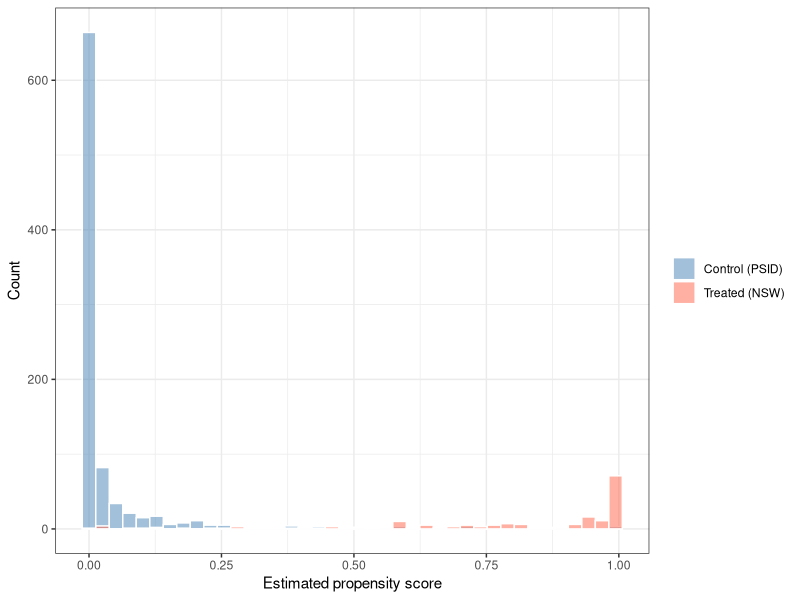
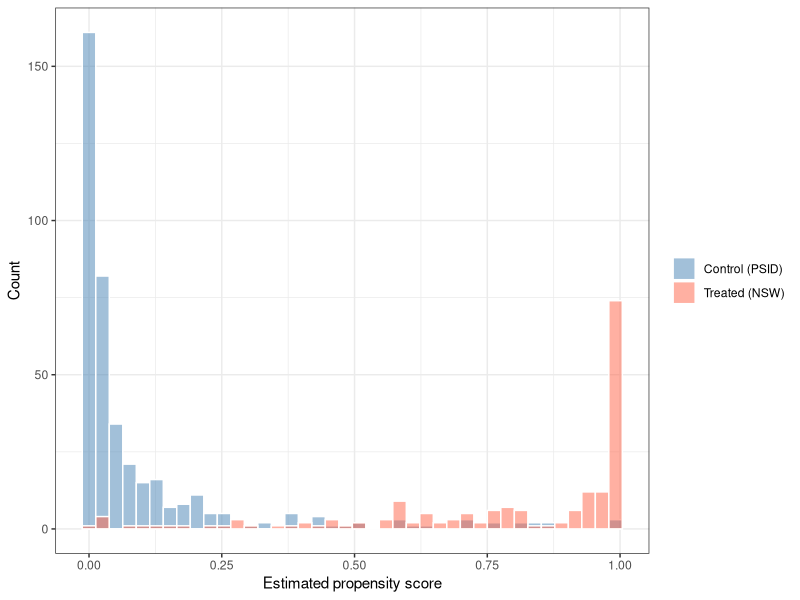

The R source for these figures, in order:
## ---- chunk 1
#| label: setup
#| include: false
library(tidyverse)
library(dplyr)
library(readxl)
library(Matching)
library(ggplot2)

nsw_dw_psid_df <- read_xls("nsw_dw_psid_small_econ440.xls")
## ---- chunk 2
#| label: q1
#| include: false
nsw_dw_psid_df <- nsw_dw_psid_df |>
  mutate(
    u74 = as.integer(re74 == 0),
    u75 = as.integer(re75 == 0)
  )
## ---- chunk 3
#| label: q2-balance
covars <- c("age", "education", "black", "hispanic", "married",
            "nodegree", "re74", "re75", "u74", "u75")

labels <- c(
  age       = "Age",
  education = "Years of education",
  black     = "Black",
  hispanic  = "Hispanic",
  married   = "Married",
  nodegree  = "No high school degree",
  re74      = "Earnings 1974",
  re75      = "Earnings 1975",
  u74       = "Unemployed 1974",
  u75       = "Unemployed 1975"
)

balance_q2 <- map_dfr(covars, function(v) {
  tt <- t.test(nsw_dw_psid_df[[v]] ~ nsw_dw_psid_df$treat)
  tibble(
    Variable     = labels[[v]],
    Treated      = tt$estimate[["mean in group 1"]],
    Control      = tt$estimate[["mean in group 0"]],
    Difference   = Treated - Control,
    `p-value`    = tt$p.value
  )
})

balance_q2 |>
  mutate(across(where(is.numeric), \(x) round(x, 3))) |>
  knitr::kable(caption = "Mean Covariates by Treatment Status (DW Data)")
## ---- chunk 4
#| label: q4
#| include: false
moda <- lm(re78 ~ treat, data = nsw_dw_psid_df)
modb <- lm(re78 ~ treat + age + education + black + hispanic + married +
             nodegree + re74 + re75 + u74 + u75, data = nsw_dw_psid_df)

control_df <- nsw_dw_psid_df |> filter(treat == 0)
modc <- lm(re78 ~ age + education + black + hispanic + married + nodegree +
             re74 + re75 + u74 + u75, data = control_df)

treated_df <- nsw_dw_psid_df |> filter(treat == 1)
y0_4c      <- predict(modc, newdata = treated_df)
att_q4c    <- mean(treated_df$re78 - y0_4c)
## ---- chunk 5
#| label: q5
#| include: false
X_full  <- nsw_dw_psid_df |> dplyr::select(all_of(covars)) |> as.matrix()
Y_full  <- nsw_dw_psid_df$re78
Tr_full <- nsw_dw_psid_df$treat

m_q5 <- Match(Y = Y_full, Tr = Tr_full, X = X_full,
              estimand = "ATT", M = 1, Weight = 1)
## ---- chunk 6
#| label: q6-logit
#| include: false
ps_mod <- glm(
  treat ~ age + I(age^2) + education + I(education^2) +
    married + nodegree + black + hispanic +
    re74 + re75 + I(re74^2) + I(re75^2) + u74:black,
  data   = nsw_dw_psid_df,
  family = binomial(link = "logit")
)

nsw_dw_psid_df <- nsw_dw_psid_df |>
  mutate(pscore = predict(ps_mod, type = "response"))
## ---- chunk 7
#| label: q7-hist
#| fig-cap: "Propensity score distributions by treatment status, full sample."
ggplot(nsw_dw_psid_df, aes(x = pscore, fill = factor(treat))) +
  geom_histogram(position = "identity", alpha = 0.5,
                 bins = 40, color = "white") +
  scale_fill_manual(values = c("0" = "steelblue", "1" = "tomato"),
                    labels = c("0" = "Control (PSID)", "1" = "Treated (NSW)"),
                    name   = NULL) +
  labs(x = "Estimated propensity score", y = "Count") +
  theme_bw()
## ---- chunk 8
#| label: q8-setup
#| include: false
ps_min <- min(nsw_dw_psid_df$pscore[nsw_dw_psid_df$treat == 1])
ps_max <- max(nsw_dw_psid_df$pscore[nsw_dw_psid_df$treat == 1])

nsw_dw_psid_df <- nsw_dw_psid_df |>
  mutate(in_overlap = pscore >= ps_min & pscore <= ps_max)

n_dropped  <- sum(nsw_dw_psid_df$treat == 0 & !nsw_dw_psid_df$in_overlap)
n_kept     <- sum(nsw_dw_psid_df$treat == 0 &  nsw_dw_psid_df$in_overlap)
overlap_df <- nsw_dw_psid_df |> filter(in_overlap)
## ---- chunk 9
#| label: q8c-table
labor_vars <- c("re74", "re75", "u74", "u75")
labor_labels <- c(re74 = "Earnings 1974", re75 = "Earnings 1975",
                  u74  = "Unemployed 1974", u75  = "Unemployed 1975")

dropped_vs_kept <- nsw_dw_psid_df |>
  filter(treat == 0) |>
  group_by(in_overlap) |>
  summarise(across(all_of(labor_vars), mean), .groups = "drop") |>
  pivot_longer(-in_overlap, names_to = "variable", values_to = "mean") |>
  pivot_wider(names_from = in_overlap, values_from = mean,
              names_prefix = "in_overlap_") |>
  mutate(Variable = labor_labels[variable]) |>
  dplyr::select(Variable, Kept = in_overlap_TRUE, Dropped = in_overlap_FALSE) |>
  mutate(across(where(is.numeric), \(x) round(x, 3)))

dropped_vs_kept |>
  knitr::kable(caption = "Average labor-market characteristics: dropped vs. kept controls")
## ---- chunk 10
#| label: q8d-balance
balance_q8 <- map_dfr(covars, function(v) {
  tibble(
    Variable   = labels[[v]],
    Treated    = mean(overlap_df[[v]][overlap_df$treat == 1]),
    Control    = mean(overlap_df[[v]][overlap_df$treat == 0]),
    Difference = Treated - Control
  )
})

balance_q8 |>
  mutate(across(where(is.numeric), \(x) round(x, 3))) |>
  knitr::kable(caption = "Mean Covariates by Treatment Status, After Imposing Overlap")
## ---- chunk 11
#| label: q9-hist
#| fig-cap: "Propensity score distributions by treatment status, overlap region only."
ggplot(overlap_df, aes(x = pscore, fill = factor(treat))) +
  geom_histogram(position = "identity", alpha = 0.5,
                 bins = 40, color = "white") +
  scale_fill_manual(values = c("0" = "steelblue", "1" = "tomato"),
                    labels = c("0" = "Control (PSID)", "1" = "Treated (NSW)"),
                    name   = NULL) +
  labs(x = "Estimated propensity score", y = "Count") +
  theme_bw()
## ---- chunk 12
#| label: q9-quantiles
detail_probs <- c(.25, .50, .75)

ps_quantiles <- overlap_df |>
  group_by(treat) |>
  summarise(
    n     = n(),
    mean  = mean(pscore),
    sd    = sd(pscore),
    as_tibble_row(quantile(pscore, probs = detail_probs)),
    .groups = "drop"
  ) |>
  mutate(Group = if_else(treat == 1, "Treated (NSW)", "Control (PSID)")) |>
  dplyr::select(Group, n, mean, sd, `25%`, `50%`, `75%`) |>
  mutate(across(where(is.numeric) & !n, \(x) round(x, 4)))

ps_quantiles |>
  knitr::kable(caption = "Summary of estimated propensity scores by treatment status, overlap region")
## ---- chunk 13
#| label: q10-setup
#| include: false
X_overlap  <- overlap_df |> dplyr::select(all_of(covars)) |> as.matrix()
Y_overlap  <- overlap_df$re78
Tr_overlap <- overlap_df$treat
X_pscore   <- overlap_df$pscore

controls_overlap <- overlap_df |> filter(treat == 0)
treated_overlap  <- overlap_df |> filter(treat == 1)
## ---- chunk 14
#| label: q10a
#| include: false
m_q10 <- Match(Y = Y_overlap, Tr = Tr_overlap, X = X_overlap,
               estimand = "ATT", M = 1, Weight = 1)
## ---- chunk 15
#| label: q10b
#| include: false
pscore_est_q10 <- Match(Y = Y_overlap, Tr = Tr_overlap, X = X_pscore,
                        estimand = "ATT", M = 1, Weight = 1)
## ---- chunk 16
#| label: q10c
#| include: false
mod_q10c <- lm(re78 ~ pscore + I(pscore^2) + I(pscore^3),
               data = controls_overlap)
y0_q10c  <- predict(mod_q10c, newdata = treated_overlap)
att_q10c <- mean(treated_overlap$re78 - y0_q10c)
## ---- chunk 17
#| label: q11a
#| include: false
m_q11a <- Match(Y = Y_overlap, Tr = Tr_overlap, X = X_overlap,
                estimand = "ATT", M = 1, Weight = 2)
## ---- chunk 18
#| label: q11b
#| include: false
m_q11b <- Match(Y = Y_overlap, Tr = Tr_overlap, X = X_overlap,
                estimand = "ATT", M = 2, Weight = 1)
## ---- chunk 19
#| label: q11c
#| include: false
m_q11c <- Match(Y = Y_overlap, Tr = Tr_overlap, X = X_overlap,
                estimand = "ATT", M = 3, Weight = 1)
## ---- chunk 20
#| label: q11d
#| include: false
m_q11d <- Match(Y = Y_overlap, Tr = Tr_overlap, X = X_pscore,
                estimand = "ATT", M = 2, Weight = 1)
## ---- chunk 21
#| label: q11e
#| include: false
m_q11e <- Match(Y = Y_overlap, Tr = Tr_overlap, X = X_pscore,
                estimand = "ATT", M = 3, Weight = 1)
## ---- chunk 22
#| label: q11f
#| include: false
mod_q11f <- lm(re78 ~ pscore, data = controls_overlap)
y0_q11f  <- predict(mod_q11f, newdata = treated_overlap)
att_q11f <- mean(treated_overlap$re78 - y0_q11f)
## ---- chunk 23
#| label: q11g
#| include: false
mod_q11g <- lm(re78 ~ pscore + I(pscore^2), data = controls_overlap)
y0_q11g  <- predict(mod_q11g, newdata = treated_overlap)
att_q11g <- mean(treated_overlap$re78 - y0_q11g)
## ---- chunk 24
#| label: q12-table
#| message: false
#| warning: false

# ----- helpers -----
star_fn <- function(est, se) {
  if (is.na(est) || is.na(se) || se <= 0) return("")
  p <- 2 * pnorm(-abs(est / se))
  if (p < 0.01) "***"
  else if (p < 0.05) "**"
  else if (p < 0.10) "*"
  else ""
}

fmt_money <- function(x) {
  formatC(x, format = "f", big.mark = ",", digits = 2)
}

# Bootstrap SE for OLS-based ATT estimators (no closed-form SE)
boot_ols_att_se <- function(data, rhs, n_boot = 1000, seed = 440) {
  set.seed(seed)
  ests <- replicate(n_boot, {
    idx  <- sample(seq_len(nrow(data)), replace = TRUE)
    d    <- data[idx, ]
    ctrl <- d[d$treat == 0, , drop = FALSE]
    trt  <- d[d$treat == 1, , drop = FALSE]
    if (nrow(ctrl) < 20 || nrow(trt) < 10) return(NA_real_)
    fmla <- as.formula(paste("re78 ~", rhs))
    mod  <- tryCatch(lm(fmla, data = ctrl), error = function(e) NULL)
    if (is.null(mod)) return(NA_real_)
    y0 <- tryCatch(predict(mod, newdata = trt), error = function(e) NA_real_)
    mean(trt$re78 - y0)
  })
  sd(ests, na.rm = TRUE)
}

# ----- pull / compute estimates and SEs -----
est_q4a <- coef(moda)["treat"]
se_q4a  <- summary(moda)$coefficients["treat", "Std. Error"]
est_q4b <- coef(modb)["treat"]
se_q4b  <- summary(modb)$coefficients["treat", "Std. Error"]
se_q4c  <- boot_ols_att_se(nsw_dw_psid_df,
                           paste(covars, collapse = " + "),
                           seed = 1)

est_q5 <- m_q5$est; se_q5 <- m_q5$se

est_q10a <- m_q10$est;          se_q10a <- m_q10$se
est_q10b <- pscore_est_q10$est; se_q10b <- pscore_est_q10$se
se_q10c  <- boot_ols_att_se(overlap_df,
                            "pscore + I(pscore^2) + I(pscore^3)",
                            seed = 2)

est_q11a <- m_q11a$est; se_q11a <- m_q11a$se
est_q11b <- m_q11b$est; se_q11b <- m_q11b$se
est_q11c <- m_q11c$est; se_q11c <- m_q11c$se
est_q11d <- m_q11d$est; se_q11d <- m_q11d$se
est_q11e <- m_q11e$est; se_q11e <- m_q11e$se
se_q11f  <- boot_ols_att_se(overlap_df, "pscore",                 seed = 3)
se_q11g  <- boot_ols_att_se(overlap_df, "pscore + I(pscore^2)",   seed = 4)

# ----- assemble table -----
make_rows <- function(name, est, se) {
  s <- star_fn(est, se)
  tibble(
    Estimator      = c(name, ""),
    `ATT Estimate` = c(paste0(fmt_money(est), s),
                       paste0("(", fmt_money(se), ")"))
  )
}

tbl_q12 <- bind_rows(
  tibble(Estimator = "Estimators Used Without Imposing Overlap",
         `ATT Estimate` = ""),
  make_rows("Unadjusted Difference of Means",
            est_q4a, se_q4a),
  make_rows("OLS of Outcome on Treatment Indicator and Covariates",
            est_q4b, se_q4b),
  make_rows("Estimator based on OLS of Outcome on Covariates for Controls",
            as.numeric(att_q4c), se_q4c),
  make_rows("Matching on the Covariates (1 match, Abadie-Imbens metric)",
            est_q5, se_q5),

  tibble(Estimator = "Estimators Used After Imposing Overlap -- Main Results",
         `ATT Estimate` = ""),
  make_rows("Matching on the Covariates (1 match, Abadie-Imbens metric)",
            est_q10a, se_q10a),
  make_rows("Matching on the P-score (1 match)",
            est_q10b, se_q10b),
  make_rows("Estimator based on OLS of Outcome on Cubic P-score for Controls",
            as.numeric(att_q10c), se_q10c),

  tibble(Estimator = "Sensitivity Analysis", `ATT Estimate` = ""),
  make_rows("Matching on the Covariates (1 match, Mahalanobis metric)",
            est_q11a, se_q11a),
  make_rows("Matching on the Covariates (2 matches, Abadie-Imbens metric)",
            est_q11b, se_q11b),
  make_rows("Matching on the Covariates (3 matches, Abadie-Imbens metric)",
            est_q11c, se_q11c),
  make_rows("Matching on the P-score (2 matches)",
            est_q11d, se_q11d),
  make_rows("Matching on the P-score (3 matches)",
            est_q11e, se_q11e),
  make_rows("Estimator based on OLS of Outcome on Linear P-score for Controls",
            as.numeric(att_q11f), se_q11f),
  make_rows("Estimator based on OLS of Outcome on Quadratic P-score for Controls",
            as.numeric(att_q11g), se_q11g),

  tibble(
    Estimator      = c("Number of observations before imposing overlap",
                       "Number of observations after imposing overlap"),
    `ATT Estimate` = c(as.character(nrow(nsw_dw_psid_df)),
                       as.character(nrow(overlap_df)))
  )
)

tbl_q12 |>
  knitr::kable(
    align   = c("l", "r"),
    caption = "Estimates of the Average Treatment Effect on the Treated (ATT) of the NSW Job Training Program on 1978 Earnings based on Dehejia and Wahba's (1999) Nonexperimental Sample"
  )
